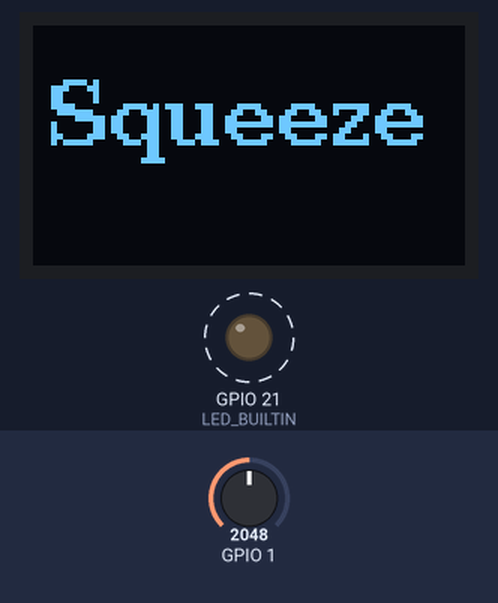
The sketch below on a simulated Seeed XIAO ESP32-S3. Parts: 72×40 one-colour display, output pins drawn as LEDs (lit = HIGH). Dashed ring = blinking. Inputs (shaded band) come from the test bench; at power-on: GPIO 1 = 2048. Storage starts empty; random numbers use the default seed unless the sketch sets one; the camera gives no picture; what the sketch prints to the serial monitor is not drawn.

Above: at 4.5 s.
4.6 s: GPIO 1 set to 1073
7.9 s: GPIO 1 set to 931
At 9.3 s:
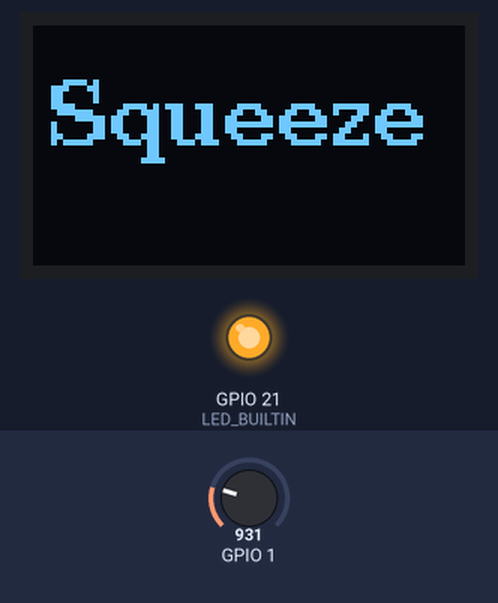
9.9 s: GPIO 1 set to 1040
At 10.3 s:
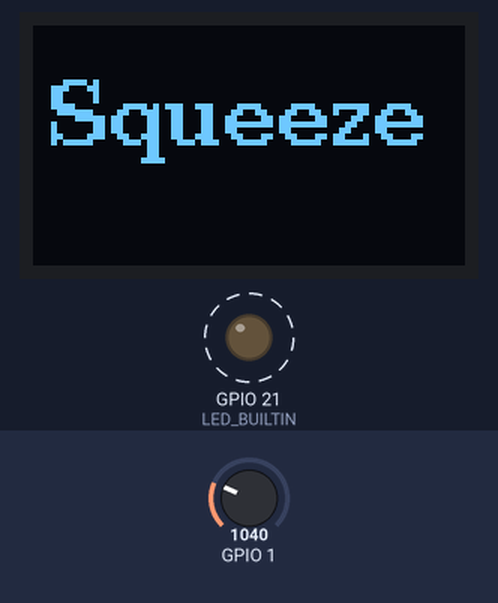
13.2 s: GPIO 1 set to 960
Timing chart, 0 to 16.1 s (numbered marks = the images above; inputs shaded):
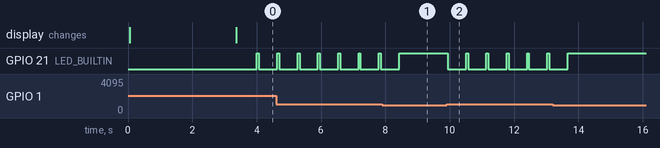

Measured:
- the behaviour switches between 1001 and 1000 on GPIO 1 (found by bisection; images 0 and 1)
- after the input at 9.9 s, GPIO 21 (LED_BUILTIN): alternates HIGH for 0.06 s and LOW for 0.57 s, starting at once
- by itself, GPIO 21 (LED_BUILTIN): alternates HIGH for 0.06 s and LOW for 0.57 s

The sketch:

xiaoML-A0-image-sd-oled-best00.ino
```cpp
/*
 *

 * Make sure you compile the code with PSRAM set to OPI-PSRAM
 *
 * Most of the below do not work with the esp32s3sense camera which likes JPEG format with 320x240 as the smallest resolution
 *
 *
 * ESP32S3 only these work
 *
FRAMESIZE_UXGA (1600 x 1200)
FRAMESIZE_QVGA (320 x 240)
FRAMESIZE_CIF (352 x 288)
FRAMESIZE_VGA (640 x 480)
FRAMESIZE_SVGA (800 x 600)
FRAMESIZE_XGA (1024 x 768)
FRAMESIZE_SXGA (1280 x 1024)
 *
 *
 *
 *
typedef enum {
    FRAMESIZE_96X96,     // 96x96
    FRAMESIZE_QQVGA,     // 160x120
    FRAMESIZE_QCIF,      // 176x144
    FRAMESIZE_HQVGA,     // 240x176
    FRAMESIZE_240X240,   // 240x240
    FRAMESIZE_QVGA,      // 320x240
    FRAMESIZE_CIF,       // 400x296
    FRAMESIZE_HVGA,      // 480x320
    FRAMESIZE_VGA,       // 640x480
    FRAMESIZE_SVGA,      // 800x600
    FRAMESIZE_XGA,       // 1024x768
    FRAMESIZE_HD,        // 1280x720
    FRAMESIZE_SXGA,      // 1280x1024
    // 3MP Sensors
    FRAMESIZE_FHD,       // 1920x1080
    FRAMESIZE_P_HD,      //  720x1280
    FRAMESIZE_P_3MP,     //  864x1536
    FRAMESIZE_QXGA,      // 2048x1536
    // 5MP Sensors
    FRAMESIZE_QHD,       // 2560x1440
    FRAMESIZE_WQXGA,     // 2560x1600
    FRAMESIZE_P_FHD,     // 1080x1920
    FRAMESIZE_QSXGA,     // 2560x1920
    FRAMESIZE_INVALID
} framesize_t;
*
*
*
typedef enum {
    PIXFORMAT_RGB565,    // 2BPP/RGB565
    PIXFORMAT_YUV422,    // 2BPP/YUV422
    PIXFORMAT_YUV420,    // 1.5BPP/YUV420
    PIXFORMAT_GRAYSCALE, // 1BPP/GRAYSCALE
    PIXFORMAT_JPEG,      // JPEG/COMPRESSED
    PIXFORMAT_RGB888,    // 3BPP/RGB888
    PIXFORMAT_RAW,       // RAW
    PIXFORMAT_RGB444,    // 3BP2P/RGB444
    PIXFORMAT_RGB555,    // 3BP2P/RGB555
} pixformat_t;

*

*/


#include "esp_camera.h"
#include "FS.h"
#include "SD.h"
#include "SPI.h"
#include <U8g2lib.h>
#include <Wire.h>

// Initialize the OLED display for a 72x40 monochrome screen
U8G2_SSD1306_72X40_ER_1_HW_I2C u8g2(U8G2_R2, U8X8_PIN_NONE);

// Camera pin definitions for XIAO ESP32S3
#define PWDN_GPIO_NUM     -1
#define RESET_GPIO_NUM    -1
#define XCLK_GPIO_NUM     10
#define SIOD_GPIO_NUM     40
#define SIOC_GPIO_NUM     39

#define Y9_GPIO_NUM       48
#define Y8_GPIO_NUM       11
#define Y7_GPIO_NUM       12
#define Y6_GPIO_NUM       14
#define Y5_GPIO_NUM       16
#define Y4_GPIO_NUM       18
#define Y3_GPIO_NUM       17
#define Y2_GPIO_NUM       15
#define VSYNC_GPIO_NUM    38
#define HREF_GPIO_NUM     47
#define PCLK_GPIO_NUM     13

// Simple flag to track if the camera is initialized
bool myCameraIsReady = false;

// Counter for display
int myOledCount = 0;
int imageCount = 0; // actually for the filename
unsigned long myPreviousTime = 0;
const long myWaitTime = 3000;


// This function takes a camera framebuffer and draws it to the OLED
void myDrawImageToOled(camera_fb_t *myFb) {
  // Get the image dimensions from the frame buffer
  int myImageWidth = myFb->width;
  int myImageHeight = myFb->height;

  // Get OLED dimensions from the u8g2 object
  int myOledWidth = u8g2.getDisplayWidth();
  int myOledHeight = u8g2.getDisplayHeight();

  // Allocate a new buffer in PSRAM for the uncompressed RGB888 image
  // Each pixel in RGB888 format is 3 bytes (Red, Green, Blue)
  size_t myRgbBufferSize = myImageWidth * myImageHeight * 3;
  uint8_t *myRgbBuffer = (uint8_t *)ps_malloc(myRgbBufferSize);

  if (myRgbBuffer == NULL) {
    Serial.println("Failed to allocate memory for RGB888 buffer in PSRAM.");
    return;
  }

  // Convert the JPEG data to the new RGB888 buffer
  // The first parameter is the source (JPEG) buffer.
  // The fourth parameter is the destination (RGB888) buffer.
  bool conversionSuccess = fmt2rgb888(myFb->buf, myFb->len, myFb->format, myRgbBuffer);

  if (!conversionSuccess) {
    Serial.println("Failed to convert JPEG to RGB888.");
    free(myRgbBuffer);
    return;
  }

  // Calculate the scaling factors for width and height
  int myScaleX = myImageWidth / myOledWidth;
  int myScaleY = myImageHeight / myOledHeight;

  // The OLED display must be updated inside the firstPage/nextPage loop
  u8g2.firstPage();
  do {
    // Loop through each pixel on the OLED display
    for (int myOledY = 0; myOledY < myOledHeight; myOledY++) {
      for (int myOledX = 0; myOledX < myOledWidth; myOledX++) {
        // Map the OLED pixel coordinates to the camera image coordinates
        int myImageX = myOledX * myScaleX;
        int myImageY = myOledY * myScaleY;

        // Calculate the byte index for the corresponding pixel in the RGB888 buffer
        // Each pixel has 3 bytes (R, G, B)
        size_t myPixelIndex = (myImageY * myImageWidth + myImageX) * 3;

        // Check to make sure we don't go out of bounds
        if (myPixelIndex + 2 < myRgbBufferSize) {
          // Get the color values for the pixel
          uint8_t myRed = myRgbBuffer[myPixelIndex];
          uint8_t myGreen = myRgbBuffer[myPixelIndex + 1];
          uint8_t myBlue = myRgbBuffer[myPixelIndex + 2];

          // Convert the color pixel to a single brightness value (monochrome)
          // We can do this by taking a weighted average for better results
          uint8_t myBrightness = (myRed * 0.299) + (myGreen * 0.587) + (myBlue * 0.114);

          // The OLED pixel is either ON or OFF. We need a threshold to decide.
          if (myBrightness > 128) {
            u8g2.drawPixel(myOledX, myOledY);
          }
        }
      }
    }

    // Draw the counter on top
    u8g2.setFont(u8g2_font_ncenB10_tr);
    u8g2.setColorIndex(0); // Set color to black for the box
    u8g2.drawBox(0, 0, 20,15);
    u8g2.setColorIndex(1); // Set color back to white for the text
    u8g2.setCursor(3, 10);
    u8g2.print(String(myOledCount));

  } while (u8g2.nextPage());

  // Free the PSRAM buffer to prevent memory leaks
  free(myRgbBuffer);
}


// SD card write file
void writeFile(fs::FS &fs, const char * path, uint8_t * data, size_t len){
    Serial.printf("Writing file: %s\n", path);
    File file = fs.open(path, FILE_WRITE);
    if(!file){
        Serial.println("Failed to open file for writing");
        u8g2.firstPage();
        do {
          u8g2.setFont(u8g2_font_ncenB10_tr);
          u8g2.setCursor(3, 20);
          u8g2.print("SD CARD ??");
        } while (u8g2.nextPage());
        delay(3000);
        return;
    }
    if(file.write(data, len) == len){
      Serial.println("File written");
    } else {
        Serial.println("Write failed");
    }
    file.close();
}


// Save pictures to SD card
void photo_save(const char * fileName) {
  // Take a photo
  camera_fb_t *fb = esp_camera_fb_get();
  if (!fb) {
    Serial.println("Failed to get camera frame buffer");
    return;
  }

// Check if the frame buffer was successfully captured
if (fb) {

  // Print the complete string to the serial monitor
  Serial.println("Frame buffer size: " + String(fb->len / 1024.0) + " Kb");

}


  // Save photo to file
  writeFile(SD, fileName, fb->buf, fb->len);

  // Calculate file size in KB
  float fileSizeKB = fb->len / 1024.0;

  // Print the file size
  Serial.printf("File size: %.2f KB\n", fileSizeKB);

  // Release image buffer
  esp_camera_fb_return(fb);

  Serial.println("Photo saved");
  Serial.println();
}


void setup() {
  Serial.begin(115200);
  pinMode(A0, INPUT);
  pinMode(LED_BUILTIN,OUTPUT);
  myPreviousTime = millis();
  randomSeed(analogRead(A1));  // Seed the random number generator
  imageCount = random(100000);  // so the filename count starts different each time

  // Initialize and clear the OLED
  u8g2.begin();
  u8g2.clearDisplay();


  // Camera configuration
  camera_config_t myConfig;
  myConfig.ledc_channel = LEDC_CHANNEL_0;
  myConfig.ledc_timer = LEDC_TIMER_0;
  myConfig.pin_d0 = Y2_GPIO_NUM;
  myConfig.pin_d1 = Y3_GPIO_NUM;
  myConfig.pin_d2 = Y4_GPIO_NUM;
  myConfig.pin_d3 = Y5_GPIO_NUM;
  myConfig.pin_d4 = Y6_GPIO_NUM;
  myConfig.pin_d5 = Y7_GPIO_NUM;
  myConfig.pin_d6 = Y8_GPIO_NUM;
  myConfig.pin_d7 = Y9_GPIO_NUM;
  myConfig.pin_xclk = XCLK_GPIO_NUM;
  myConfig.pin_pclk = PCLK_GPIO_NUM;
  myConfig.pin_vsync = VSYNC_GPIO_NUM;
  myConfig.pin_href = HREF_GPIO_NUM;
  myConfig.pin_sscb_sda = SIOD_GPIO_NUM;
  myConfig.pin_sscb_scl = SIOC_GPIO_NUM;
  myConfig.pin_pwdn = PWDN_GPIO_NUM;
  myConfig.pin_reset = RESET_GPIO_NUM;
  myConfig.xclk_freq_hz = 20000000;
  myConfig.frame_size = FRAMESIZE_VGA;     // FRAMESIZE_QVGA; //works quality 10, breaks in bright sounlight, but resets
  myConfig.pixel_format = PIXFORMAT_JPEG;
  myConfig.grab_mode = CAMERA_GRAB_WHEN_EMPTY;
  myConfig.fb_location = CAMERA_FB_IN_PSRAM;
  myConfig.jpeg_quality = 12;
  myConfig.fb_count = 1;

  // if PSRAM IC present, init with higher JPEG quality for a larger pre-allocated frame buffer.
  if (psramFound()) {
    Serial.println("PSRAM has been successfully detected.");
    myConfig.jpeg_quality = 30;
    myConfig.fb_count = 2;
    myConfig.grab_mode = CAMERA_GRAB_LATEST;
  } else {
    myConfig.frame_size = FRAMESIZE_SVGA;
    myConfig.fb_location = CAMERA_FB_IN_DRAM;
    Serial.println("PSRAM was NOT detected when compilling code.");
    u8g2.firstPage();
    do {
      u8g2.setFont(u8g2_font_ncenB10_tr);
      u8g2.setCursor(3, 20);
      u8g2.print("PSRAM??");
    } while (u8g2.nextPage());
    delay(3000);
  }

  // camera init
  esp_err_t myErr = esp_camera_init(&myConfig);
  if (myErr != ESP_OK) {
    Serial.printf("Camera init failed with error 0x%x\n", myErr);
    return;
  }
  myCameraIsReady = true;


  // Display initial message
  u8g2.firstPage();
  do {
    u8g2.setFont(u8g2_font_ncenB10_tr);
    u8g2.setCursor(3, 20);
    u8g2.print("Squeeze");
  } while (u8g2.nextPage());


  while (millis() - myPreviousTime <= myWaitTime) {
   // wait for camera to self check brightness
   // to reduce JPG size
   // Main reason for camera fail
   delay(10);
  }


  // Initialize SD card
  if (!SD.begin(21)) {
    Serial.println("Card Mount Failed");
    return;
  }
  uint8_t cardType = SD.cardType();
  if (cardType == CARD_NONE) {
    Serial.println("No SD card attached");

    return;
  }
}


void loop() {
  // Only proceed if the camera is ready
  if (myCameraIsReady) {
    // Take a picture
    camera_fb_t *myFb = esp_camera_fb_get();
    if (!myFb) {
      Serial.println("Failed to get camera frame buffer");
      return;
    }


    // Continuously pass the framebuffer to the drawing function
    myDrawImageToOled(myFb);

    // Release the framebuffer to free up memory
    esp_camera_fb_return(myFb);

    // Check if the A0 pin is "squeezed" to trigger a photo save
    int myA0 = analogRead(A0);
    if (myA0 > 1000) {
      digitalWrite(LED_BUILTIN, LOW); // onboard LED on
      Serial.println("Picture taken since A0 was: " + String(myA0));

      char filename[32];
      sprintf(filename, "/image%d.jpg", imageCount);
      photo_save(filename);

      myOledCount++;
      imageCount++;
      // Wait a moment to avoid multiple increments from a single press
      delay(500);
      digitalWrite(LED_BUILTIN, HIGH); // onboard LED off
    }
  }
}
```
